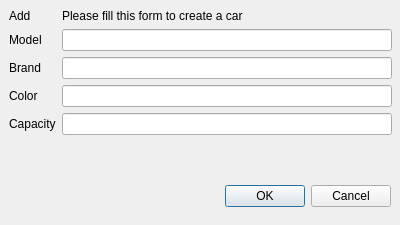
<?xml version="1.0" encoding="UTF-8"?>
<ui version="4.0">
 <class>Dialog</class>
 <widget class="QDialog" name="Dialog">
  <property name="geometry">
   <rect>
    <x>0</x>
    <y>0</y>
    <width>400</width>
    <height>225</height>
   </rect>
  </property>
  <property name="windowTitle">
   <string>Dialog</string>
  </property>
  <widget class="QDialogButtonBox" name="buttonBox">
   <property name="geometry">
    <rect>
     <x>50</x>
     <y>180</y>
     <width>341</width>
     <height>32</height>
    </rect>
   </property>
   <property name="orientation">
    <enum>Qt::Horizontal</enum>
   </property>
   <property name="standardButtons">
    <set>QDialogButtonBox::Cancel|QDialogButtonBox::Ok</set>
   </property>
  </widget>
  <widget class="QStackedWidget" name="stackedWidget">
   <property name="geometry">
    <rect>
     <x>0</x>
     <y>0</y>
     <width>401</width>
     <height>161</height>
    </rect>
   </property>
   <property name="currentIndex">
    <number>0</number>
   </property>
   <widget class="QWidget" name="page">
    <layout class="QFormLayout" name="formLayout">
     <item row="0" column="0">
      <widget class="QLabel" name="label_6">
       <property name="text">
        <string>Add</string>
       </property>
      </widget>
     </item>
     <item row="0" column="1">
      <widget class="QLabel" name="label_7">
       <property name="text">
        <string>Please fill this form to create a car</string>
       </property>
      </widget>
     </item>
     <item row="1" column="0">
      <widget class="QLabel" name="label">
       <property name="text">
        <string>Model</string>
       </property>
      </widget>
     </item>
     <item row="1" column="1">
      <widget class="QLineEdit" name="add_model"/>
     </item>
     <item row="2" column="0">
      <widget class="QLabel" name="label_2">
       <property name="text">
        <string>Brand</string>
       </property>
      </widget>
     </item>
     <item row="2" column="1">
      <widget class="QLineEdit" name="add_brand"/>
     </item>
     <item row="3" column="0">
      <widget class="QLabel" name="label_3">
       <property name="text">
        <string>Color</string>
       </property>
      </widget>
     </item>
     <item row="3" column="1">
      <widget class="QLineEdit" name="add_color"/>
     </item>
     <item row="4" column="0">
      <widget class="QLabel" name="label_4">
       <property name="text">
        <string>Capacity</string>
       </property>
      </widget>
     </item>
     <item row="4" column="1">
      <widget class="QLineEdit" name="add_capacity"/>
     </item>
    </layout>
   </widget>
   <widget class="QWidget" name="page_2">
    <layout class="QFormLayout" name="formLayout_2">
     <item row="0" column="0">
      <widget class="QLabel" name="label_11">
       <property name="text">
        <string>Edit</string>
       </property>
      </widget>
     </item>
     <item row="0" column="1">
      <widget class="QLabel" name="label_8">
       <property name="text">
        <string>You can change car's info through this form</string>
       </property>
      </widget>
     </item>
     <item row="1" column="0">
      <widget class="QLabel" name="label_12">
       <property name="text">
        <string>Model</string>
       </property>
      </widget>
     </item>
     <item row="1" column="1">
      <widget class="QLineEdit" name="edit_model"/>
     </item>
     <item row="2" column="0">
      <widget class="QLabel" name="label_13">
       <property name="text">
        <string>Brand</string>
       </property>
      </widget>
     </item>
     <item row="2" column="1">
      <widget class="QLineEdit" name="edit_brand"/>
     </item>
     <item row="3" column="0">
      <widget class="QLabel" name="label_10">
       <property name="text">
        <string>Color</string>
       </property>
      </widget>
     </item>
     <item row="3" column="1">
      <widget class="QLineEdit" name="edit_color"/>
     </item>
     <item row="4" column="0">
      <widget class="QLabel" name="label_9">
       <property name="text">
        <string>Capacity</string>
       </property>
      </widget>
     </item>
     <item row="4" column="1">
      <widget class="QLineEdit" name="edit_capacity"/>
     </item>
    </layout>
   </widget>
  </widget>
 </widget>
 <resources/>
 <connections>
  <connection>
   <sender>buttonBox</sender>
   <signal>accepted()</signal>
   <receiver>Dialog</receiver>
   <slot>accept()</slot>
   <hints>
    <hint type="sourcelabel">
     <x>248</x>
     <y>254</y>
    </hint>
    <hint type="destinationlabel">
     <x>157</x>
     <y>274</y>
    </hint>
   </hints>
  </connection>
  <connection>
   <sender>buttonBox</sender>
   <signal>rejected()</signal>
   <receiver>Dialog</receiver>
   <slot>reject()</slot>
   <hints>
    <hint type="sourcelabel">
     <x>316</x>
     <y>260</y>
    </hint>
    <hint type="destinationlabel">
     <x>286</x>
     <y>274</y>
    </hint>
   </hints>
  </connection>
 </connections>
</ui>
